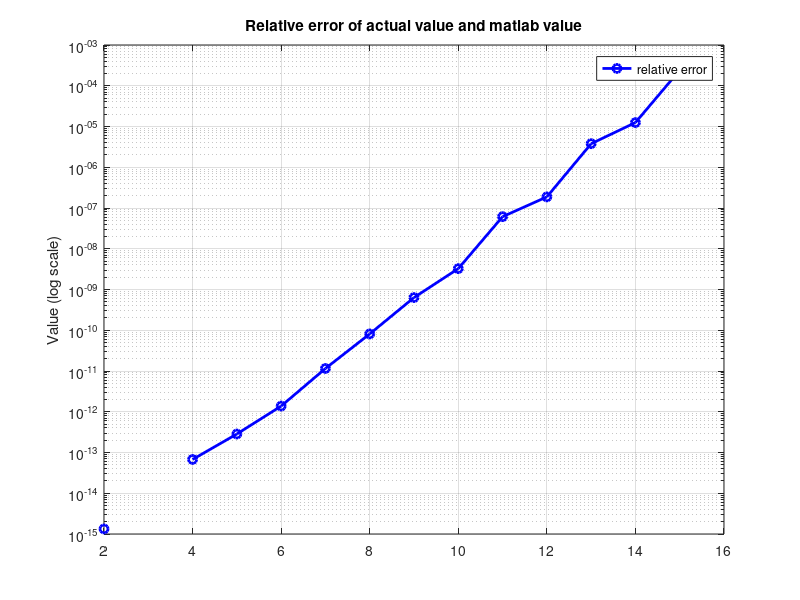

The MATLAB source for this figure:
n_values = [2, 3, 4, 5, 6, 7, 8, 9, 10, 11, 12, 13, 14, 15];
expression_values = [];
gamma_values = [];
decimal_places = 2;

for i = 1:14
    k = n_values(i);
    
    n = 2^k;

    a21 = zeros(n-1, 1);

    for j = 1:n-1
        a21(j, 1) = sqrt(pi + j);
    end
    
    a21_sq = (n-1) * pi + (n * (n - 1)) / 2;

    a11 = a21_sq + 1;

    I = speye(n - 1);

    A = sparse([a11, a21'; a21, I]);

    e1 = zeros(1, n);
    e1(1) = 1;
  
    x = e1 / A;

    actual = [1, -a21'];

    error = abs(x - actual);
    
    error_ratio = error ./ actual;

    expression_values = [expression_values,max(error_ratio(:))];

end

figure;
semilogy(n_values, expression_values, 'b-o', 'LineWidth', 2, 'DisplayName', 'relative error');
hold on;
ylabel('Value (log scale)');
title('Relative error of actual value and matlab value');
legend('Location', 'Best');
grid on;


